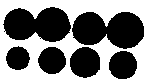
%> input picture labo/1_morphology/images/coinsbw.bmp, 150 x 81 px
$ octave --eval "opl_4_connected_components;"   (GNU Octave 9; MATLAB toolbox functions it lacks are replaced by stand-ins)
%> lines starting %> are read from the running program, lines starting %| are printed output that depends on the picture; in (x1, y1, x2, y2) boxes, pixels count from 0 and x2, y2 are one past the last pixel; in counts of white or black regions, pixels touching at a corner belong together; the program's own positions count from 1
function opl_4_connected_components( )
%LABO_OPL_ Summary of this function goes here
%   Detailed explanation goes here

coinsbw = imread('images/coinsbw.bmp');
%> coinsbw: size 81x150 logical; 49.5% white; 1 white region, box (x1, y1, x2, y2) and area: (0, 0, 150, 81) 6011
fprintf('8 cirkels zichtbaar\n');

%Tellen van de components, wit wordt geteld, dus inversie nodig
[L, num]=bwlabel(not(coinsbw));
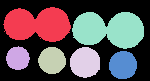
%> L: size 81x150 double; 7 distinct labels, from 0 to 6; one colour per label, 0 black
%> num = 6
fprintf('%d connected components\n', num);
%| 6 connected components

%Cirkels verkleinen, zodat het losstaande componenten worden
se = strel('disk', 8);
coinsbw_aangepast = imerode(not(coinsbw), se);
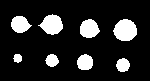
%> coinsbw_aangepast: size 81x150 logical; 15.1% white; 8 white regions, largest, box (x1, y1, x2, y2) and area: (113, 19, 137, 41) 403, (38, 14, 63, 35) 342, (80, 19, 100, 38) 286

%Connected components weer tellen (wit wordt geteld, dus geen inversie
%nodig)
[L, num]=bwlabel(coinsbw_aangepast);
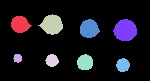
%> L: size 81x150 double; 9 distinct labels, from 0 to 8; one colour per label, 0 black
%> num = 8
fprintf('%d connected components na operaties\n', num);
%| 8 connected components na operaties

end

$ run again, with labo/1_morphology/images/leaf.bmp copied over labo/1_morphology/images/coinsbw.bmp
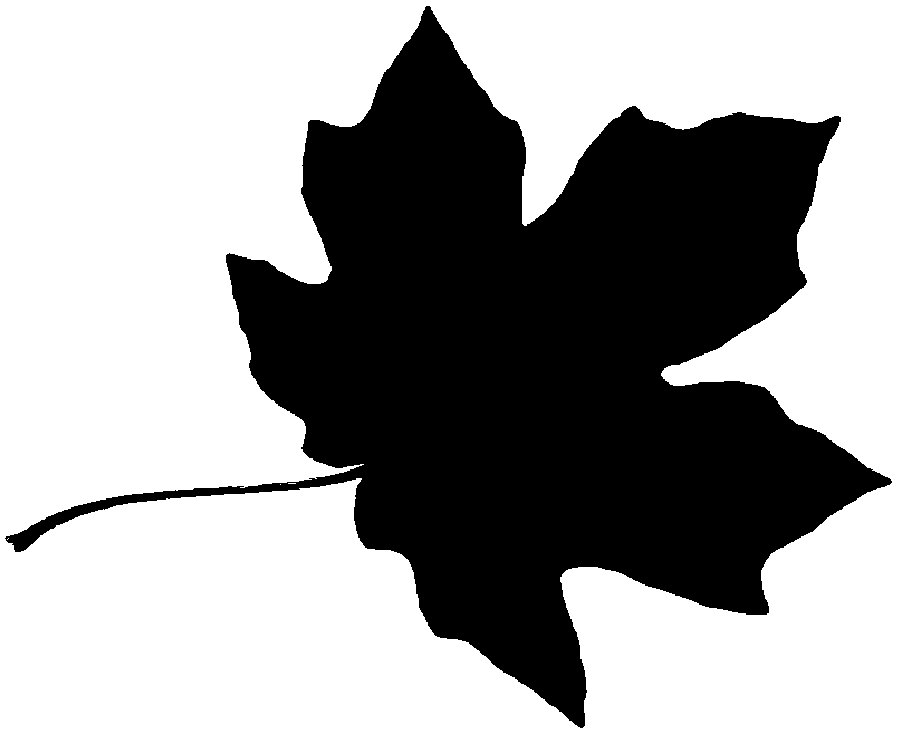
%> input picture labo/1_morphology/images/leaf.bmp, 900 x 730 px
%> coinsbw: size 730x900 logical; 62.1% white; 1 black region, box (x1, y1, x2, y2) and area: (5, 6, 892, 728) 248872
%> in opl_4_connected_components, `[L, num]=bwlabel(not(coinsbw));`: num = 1
%| 1 connected components
%> in opl_4_connected_components, `coinsbw_aangepast = imerode(not(coinsbw), se);`:
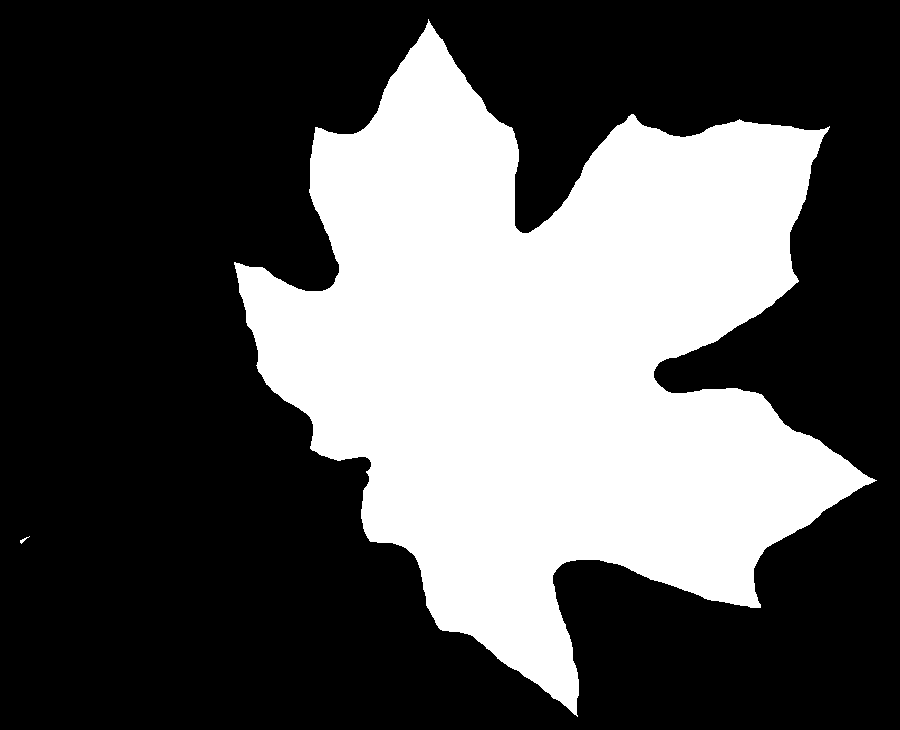
%> coinsbw_aangepast: size 730x900 logical; 34.1% white; 2 white regions, box (x1, y1, x2, y2) and area: (234, 19, 877, 717) 223893, (20, 536, 30, 544) 24
%> in opl_4_connected_components, `[L, num]=bwlabel(coinsbw_aangepast);`:
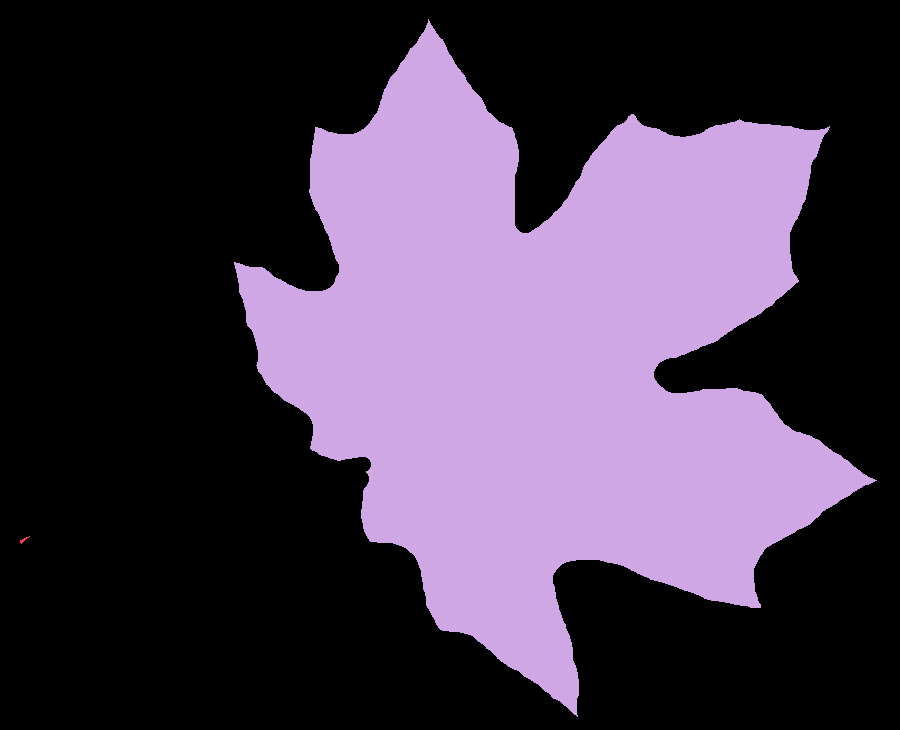
%> L: size 730x900 double; 3 distinct labels, from 0 to 2; one colour per label, 0 black
%> in opl_4_connected_components, `[L, num]=bwlabel(coinsbw_aangepast);`: num = 2
%| 2 connected components na operaties

$ run again, with labo/1_morphology/images/squarecircle.bmp copied over labo/1_morphology/images/coinsbw.bmp
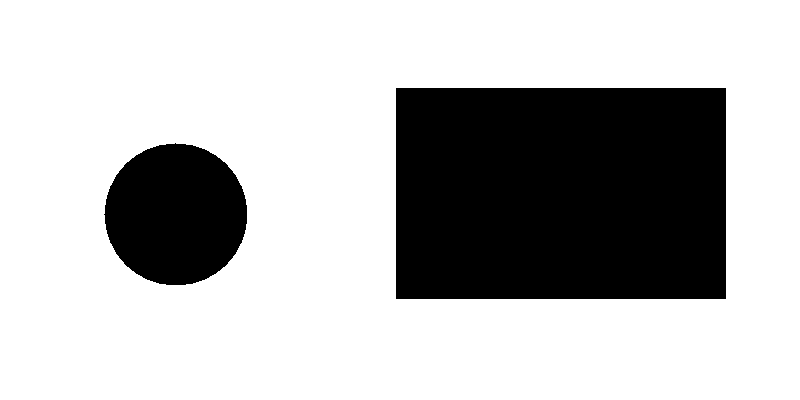
%> input picture labo/1_morphology/images/squarecircle.bmp, 800 x 400 px
%> in opl_4_connected_components, coinsbw is the input picture: size 400x800 uint8; 73.3% white; 2 black regions, box (x1, y1, x2, y2) and area: (396, 88, 726, 299) 69630, (104, 143, 247, 285) 15856
%> in opl_4_connected_components, `[L, num]=bwlabel(not(coinsbw));`:
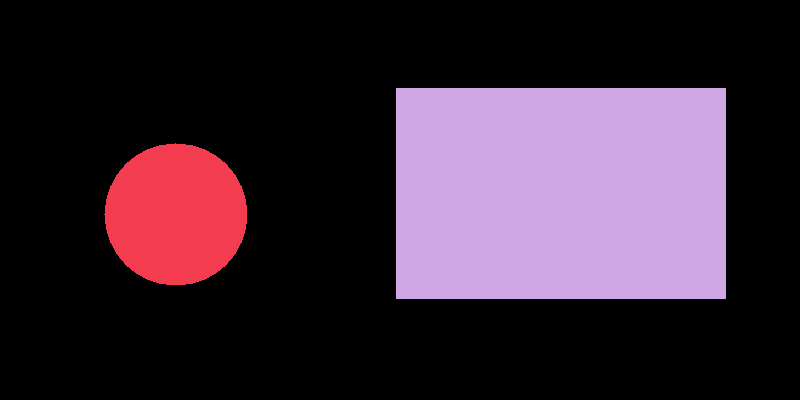
%> L: size 400x800 double; 3 distinct labels, from 0 to 2; one colour per label, 0 black
%> num = 2
%| 2 connected components
%> coinsbw_aangepast: size 400x800 logical; 23.5% white; 2 white regions, box (x1, y1, x2, y2) and area: (403, 95, 719, 292) 62252, (112, 151, 240, 278) 12800
%> in opl_4_connected_components, `[L, num]=bwlabel(coinsbw_aangepast);`:
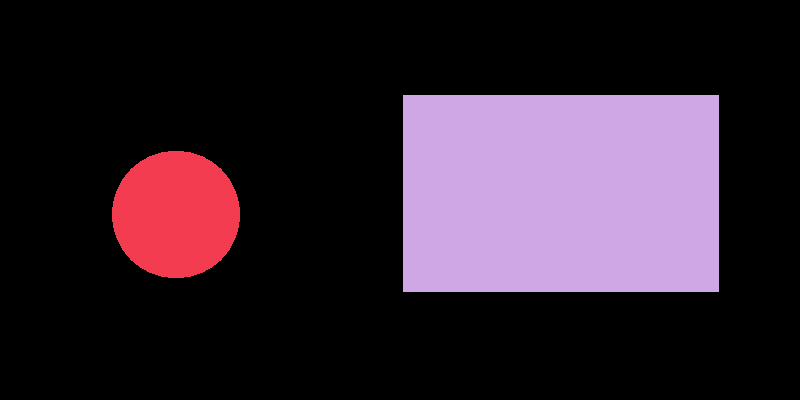
%> L: size 400x800 double; 3 distinct labels, from 0 to 2; one colour per label, 0 black
%| 2 connected components na operaties
